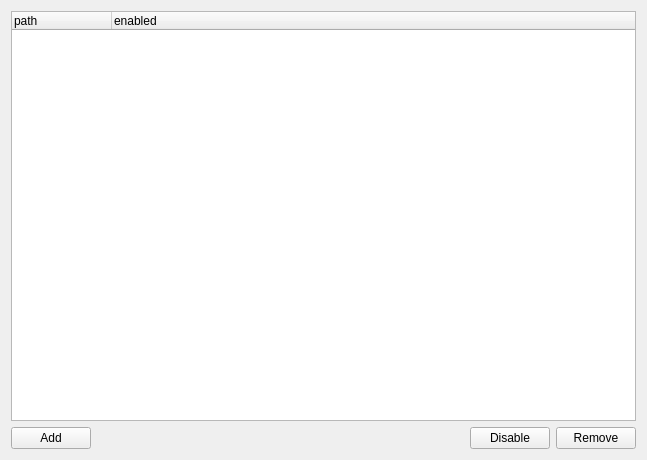
<?xml version="1.0" encoding="UTF-8"?>
<ui version="4.0">
 <class>SettingsPage</class>
 <widget class="QWidget" name="SettingsPage">
  <property name="geometry">
   <rect>
    <x>0</x>
    <y>0</y>
    <width>647</width>
    <height>460</height>
   </rect>
  </property>
  <property name="windowTitle">
   <string>Form</string>
  </property>
  <layout class="QVBoxLayout" name="verticalLayout_2">
   <item>
    <layout class="QVBoxLayout" name="verticalLayout">
     <item>
      <widget class="QTreeWidget" name="treeWidget">
       <attribute name="headerDefaultSectionSize">
        <number>100</number>
       </attribute>
       <column>
        <property name="text">
         <string>path</string>
        </property>
       </column>
       <column>
        <property name="text">
         <string>enabled</string>
        </property>
       </column>
      </widget>
     </item>
     <item>
      <layout class="QHBoxLayout" name="horizontalLayout">
       <item>
        <widget class="QPushButton" name="pushButton_2">
         <property name="text">
          <string>Add</string>
         </property>
        </widget>
       </item>
       <item>
        <spacer name="horizontalSpacer">
         <property name="orientation">
          <enum>Qt::Horizontal</enum>
         </property>
         <property name="sizeHint" stdset="0">
          <size>
           <width>40</width>
           <height>20</height>
          </size>
         </property>
        </spacer>
       </item>
       <item>
        <widget class="QPushButton" name="pushButton_3">
         <property name="text">
          <string>Disable</string>
         </property>
        </widget>
       </item>
       <item>
        <widget class="QPushButton" name="pushButton">
         <property name="text">
          <string>Remove</string>
         </property>
        </widget>
       </item>
      </layout>
     </item>
    </layout>
   </item>
  </layout>
 </widget>
 <resources/>
 <connections/>
</ui>
